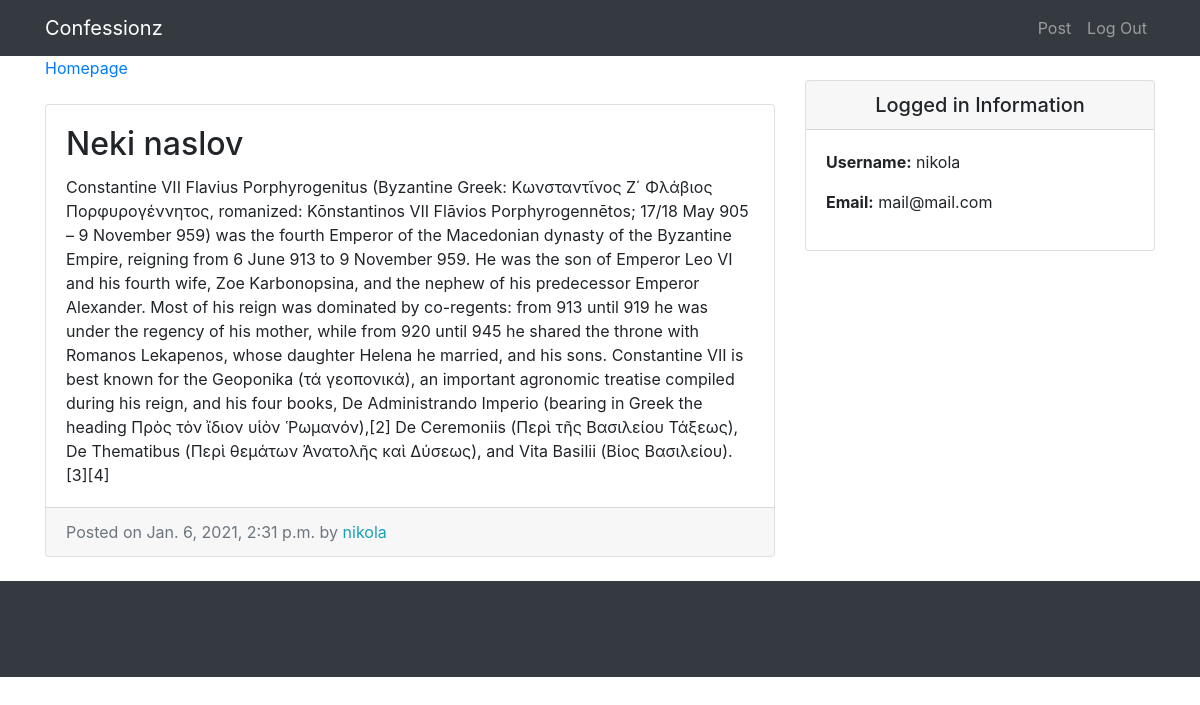
/article/9/ (signed in), run on an earlier commit of the app's database.
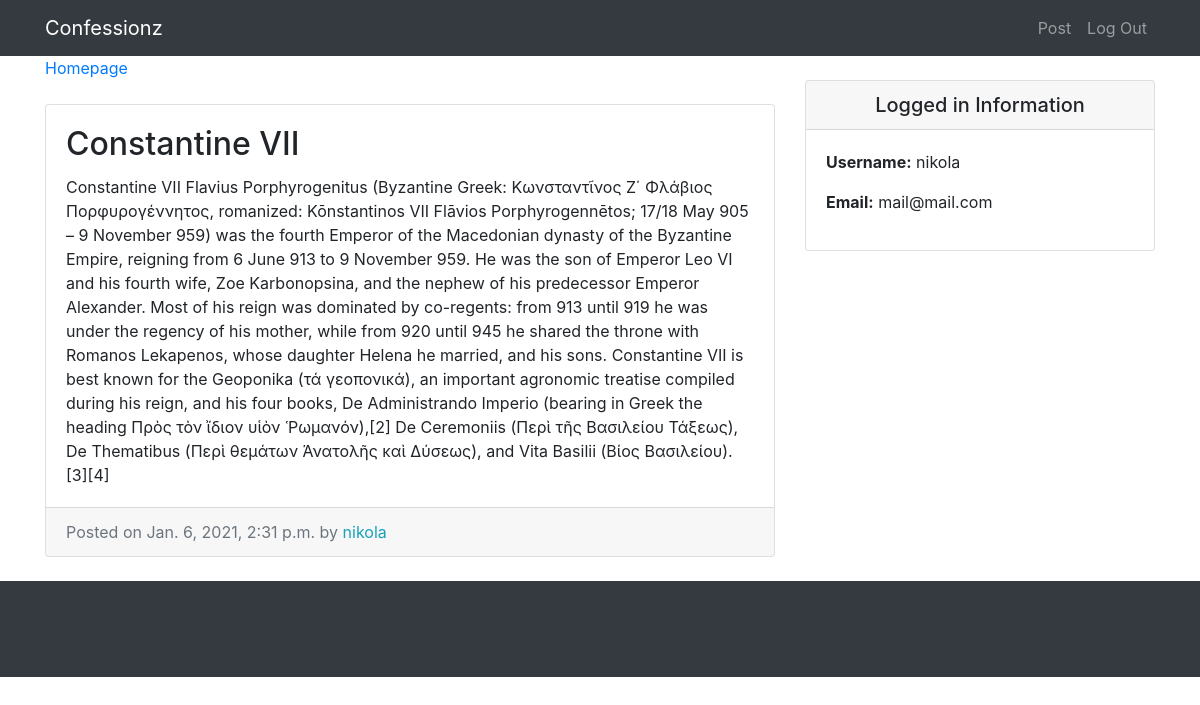
And on a later commit of the database.
### apk/models.py (models this page shows, shortened)
class Article(models.Model):
    title = models.CharField(max_length=60)
    content = models.TextField()
    img = models.ImageField(null=True, blank=True)
    created_at = models.DateTimeField(auto_now_add=True)
    updated = models.DateTimeField(auto_now=True)
    author = models.ForeignKey(User, on_delete=models.CASCADE)
    class Meta:
        pass

### apk/views.py (the view)
# urls.py: path('article/<int:pk>/', EntryView.as_view(), name='article-detail'),
class EntryView(LoginRequiredMixin, DetailView):
    model = Article
    template_name = 'apk/article_detail.html'

### apk/templates/apk/article_detail.html
{% extends 'apk/base.html' %}
{% block content %}
      <div class="col-md-8">
        <a href="{% url 'apk-home' %}">Homepage</a>
        <div class="card mb-4 mt-4">
          <div class="card-body">
            <h2 class="card-title">{{ object.title }}</h2>
            <p class="card-text">{{ object.content }}</p>
          </div>
          <div class="card-footer text-muted">
            Posted on {{ object.created_at }} by
            <span class= "text-info mr-2">{{ object.author }}</span>
          </div>
        </div>
      </div>
{% endblock %}

### apk/templates/apk/base.html (shortened to what this page needs)
<!DOCTYPE html>
{% load static %}
<html lang="en">
<head>
  <link href="{% static 'apk/vendor/bootstrap/css/bootstrap.min.css' %}" rel="stylesheet">
  <link href="{% static 'apk/css/blog-home.css' %}" rel="stylesheet">
</head>
<body>
  <nav class="navbar navbar-expand-lg navbar-dark bg-dark fixed-top">
    <div class="container">
      <a class="navbar-brand" href="{% url 'apk-home' %}">Confessionz</a>
      <div class="collapse navbar-collapse" id="navbarResponsive">
        <ul class="navbar-nav ml-auto">
          <li class="nav-item">
            <a class="nav-link" href="{% url 'create_article' %}">Post</a>
          </li>
          <li class="nav-item">
            <a class="nav-link" href="{% url 'logout' %}">Log Out</a>
          </li>
        </ul>
      </div>
    </div>
  </nav>
  <div class="container">
    <div class="row">
      {% block content %}
      {% endblock %}
    <div class="col-md-4">
      <div class="card my-4">
          <h5 class="card-header text-center">Logged in Information</h5>
          <div class="card-body">
            <ul class="list-unstyled mb-0">
                <li>
                    <p> <strong>Username:</strong> {{user.username}} </p>
                </li>
                <li>
                    <p> <strong>Email:</strong> {{user.email}} </p>
                </li>
            </ul>
          </div>
        </div>
      </div>
    </div>
  </div>
  <footer class="py-5 bg-dark">
  </footer>
</body>
</html>

### apk/static/apk/css/blog-home.css (style rules this page uses)
body { padding-top: 56px; }

What changed in the data, as far as the page shows it:
changed Article "nikola": title "Neki naslov" → "Constantine VII"
